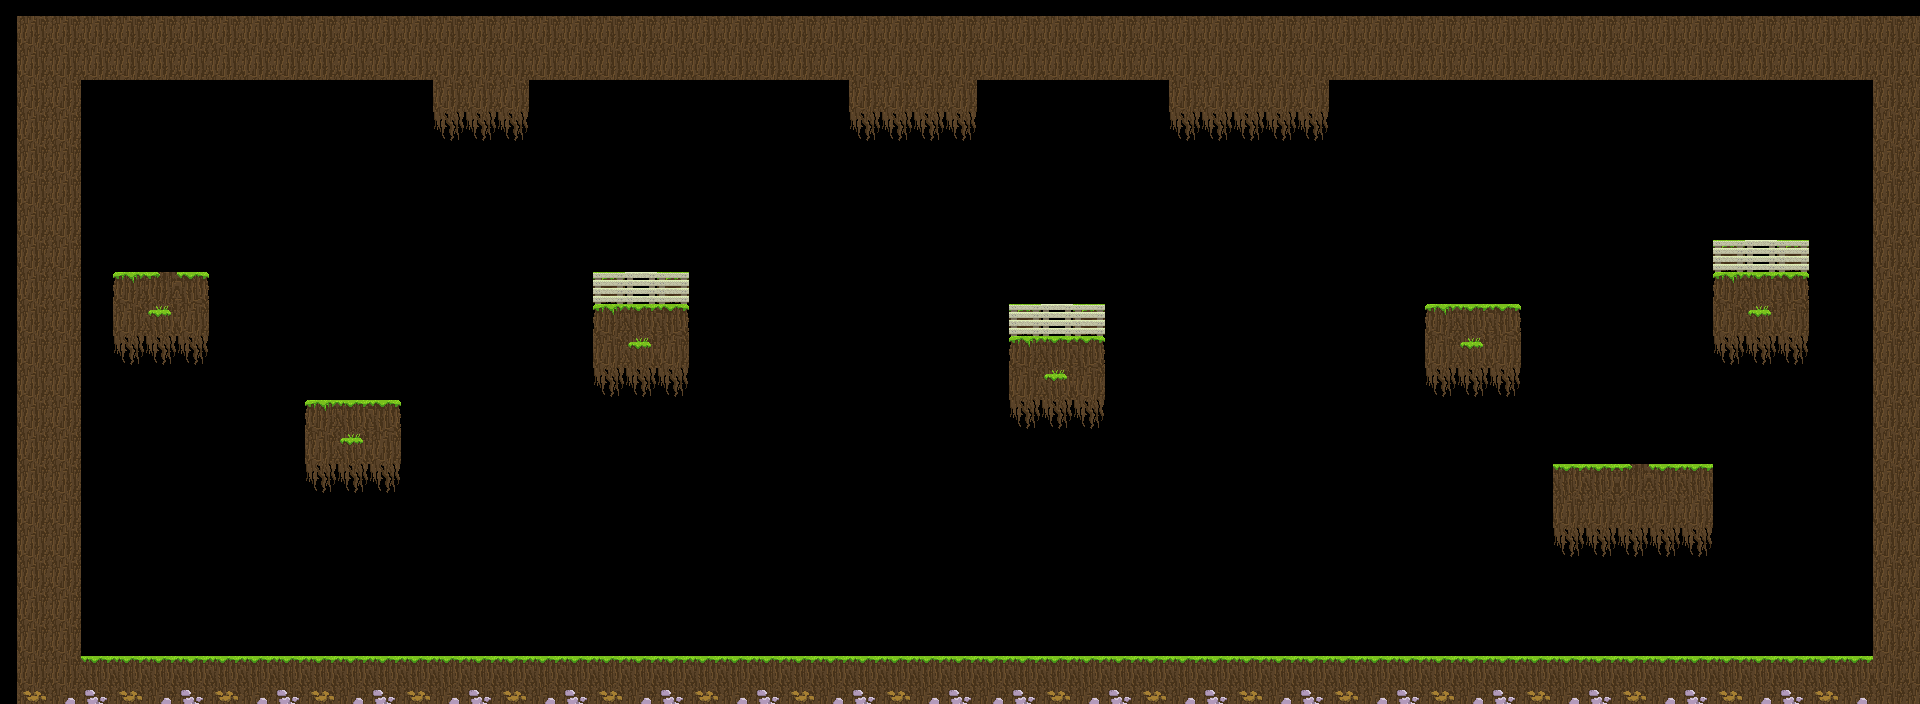

A 2D game scene composited from a Tiled map and its tileset images. What follows is a short description and the map's XML, with each tile layer's data collapsed to a summary:
An orthogonal 60x22 tile map with 32x32 px tiles, 1 tile layer (Tile Layer 1), 25 tilesets.

<map version="1.0" tiledversion="2018.06.01" orientation="orthogonal" renderorder="right-down" width="60" height="22" tilewidth="32" tileheight="32" infinite="0" nextlayerid="3" nextobjectid="1">
 <tileset firstgid="1" name="tile_00" tilewidth="32" tileheight="32" tilecount="1" columns="1">
  <image source="Tiles 32x32/separate png/tile_00.png" width="32" height="32" />
 </tileset>
 <tileset firstgid="2" name="tile_07" tilewidth="32" tileheight="32" tilecount="1" columns="1">
  <image source="Tiles 32x32/separate png/tile_07.png" width="32" height="32" />
 </tileset>
 <tileset firstgid="3" name="tile_05" tilewidth="32" tileheight="32" tilecount="1" columns="1">
  <image source="Tiles 32x32/separate png/tile_05.png" width="32" height="32" />
 </tileset>
 <tileset firstgid="4" name="tile_03" tilewidth="32" tileheight="32" tilecount="1" columns="1">
  <image source="Tiles 32x32/separate png/tile_03.png" width="32" height="32" />
 </tileset>
 <tileset firstgid="5" name="tile_01" tilewidth="32" tileheight="32" tilecount="1" columns="1">
  <image source="Tiles 32x32/separate png/tile_01.png" width="32" height="32" />
 </tileset>
 <tileset firstgid="6" name="tile_27" tilewidth="32" tileheight="32" tilecount="1" columns="1">
  <image source="Tiles 32x32/separate png/tile_27.png" width="32" height="32" />
 </tileset>
 <tileset firstgid="7" name="tile_08" tilewidth="32" tileheight="32" tilecount="1" columns="1">
  <image source="Tiles 32x32/separate png/tile_08.png" width="32" height="32" />
 </tileset>
 <tileset firstgid="8" name="Fall-Platform" tilewidth="32" tileheight="32" tilecount="1" columns="1">
  <image source="Tiles 32x32/separate png/tile_23.png" width="32" height="32" />
 </tileset>
 <tileset firstgid="9" name="tile_54" tilewidth="32" tileheight="32" tilecount="1" columns="1">
  <image source="Tiles 32x32/separate png/tile_54.png" width="32" height="32" />
 </tileset>
 <tileset firstgid="10" name="tile_02" tilewidth="32" tileheight="32" tilecount="1" columns="1">
  <image source="Tiles 32x32/separate png/tile_02.png" width="32" height="32" />
 </tileset>
 <tileset firstgid="11" name="tile_21" tilewidth="32" tileheight="32" tilecount="1" columns="1">
  <image source="Tiles 32x32/separate png/tile_21.png" width="32" height="32" />
 </tileset>
 <tileset firstgid="12" name="tile_47" tilewidth="32" tileheight="32" tilecount="1" columns="1">
  <image source="Tiles 32x32/separate png/tile_47.png" width="32" height="32" />
 </tileset>
 <tileset firstgid="13" name="tile_49" tilewidth="32" tileheight="32" tilecount="1" columns="1">
  <image source="Tiles 32x32/separate png/tile_49.png" width="32" height="32" />
 </tileset>
 <tileset firstgid="14" name="tile_48" tilewidth="32" tileheight="32" tilecount="1" columns="1">
  <image source="Tiles 32x32/separate png/tile_48.png" width="32" height="32" />
 </tileset>
 <tileset firstgid="15" name="tile_04" tilewidth="32" tileheight="32" tilecount="1" columns="1">
  <image source="Tiles 32x32/separate png/tile_04.png" width="32" height="32" />
 </tileset>
 <tileset firstgid="16" name="tile_45" tilewidth="32" tileheight="32" tilecount="1" columns="1">
  <image source="Tiles 32x32/separate png/tile_45.png" width="32" height="32" />
 </tileset>
 <tileset firstgid="17" name="Gift-station" tilewidth="32" tileheight="32" tilecount="1" columns="1">
  <image source="Tiles 32x32/separate png/tile_44.png" width="32" height="32" />
 </tileset>
 <tileset firstgid="18" name="tile_25" tilewidth="32" tileheight="32" tilecount="1" columns="1">
  <image source="Tiles 32x32/separate png/tile_25.png" width="32" height="32" />
 </tileset>
 <tileset firstgid="19" name="tile_52" tilewidth="32" tileheight="32" tilecount="1" columns="1">
  <image source="Tiles 32x32/separate png/tile_52.png" width="32" height="32" />
 </tileset>
 <tileset firstgid="20" name="tile_24" tilewidth="32" tileheight="32" tilecount="1" columns="1">
  <image source="Tiles 32x32/separate png/tile_24.png" width="32" height="32" />
 </tileset>
 <tileset firstgid="21" name="tile_20" tilewidth="32" tileheight="32" tilecount="1" columns="1">
  <grid orientation="orthogonal" width="15" height="15" />
  <image source="Tiles 32x32/separate png/tile_20.png" width="32" height="32" />
 </tileset>
 <tileset firstgid="22" name="tile_62" tilewidth="32" tileheight="32" tilecount="1" columns="1">
  <image source="Tiles 32x32/separate png/tile_62.png" width="32" height="32" />
 </tileset>
 <tileset firstgid="23" name="tile_53" tilewidth="32" tileheight="32" tilecount="1" columns="1">
  <image source="Tiles 32x32/separate png/tile_53.png" width="32" height="32" />
 </tileset>
 <tileset firstgid="24" name="Station" tilewidth="32" tileheight="32" tilecount="1" columns="1">
  <image source="Tiles 32x32/separate png/tile_63.png" width="32" height="32" />
 </tileset>
 <tileset firstgid="25" name="Start-Station" tilewidth="32" tileheight="32" tilecount="1" columns="1">
  <image source="Tiles 32x32/separate png/tile_63.png" width="32" height="32" />
 </tileset>
 <layer id="2" name="Tile Layer 1" width="60" height="22" offsetx="17" offsety="16">
  <data>[1320 cells, 414 non-empty, 12 distinct tile ids]</data>
 </layer>
</map>
